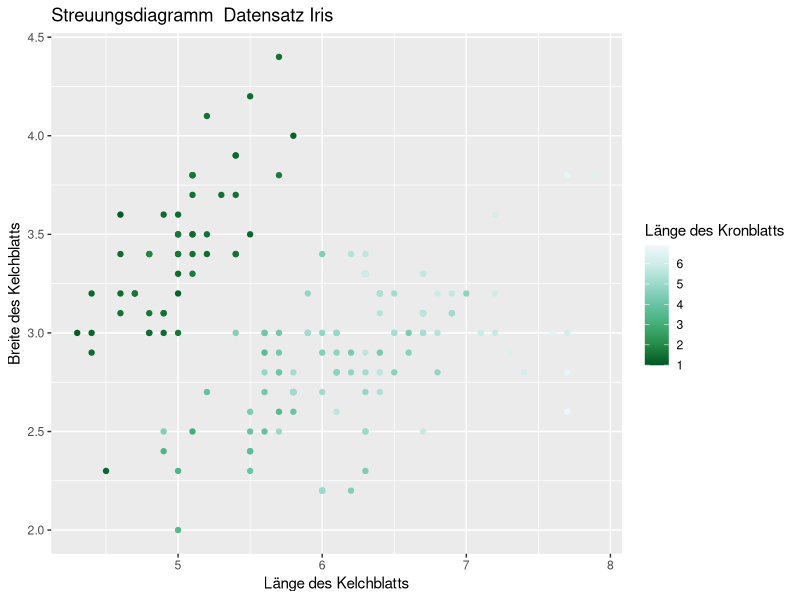
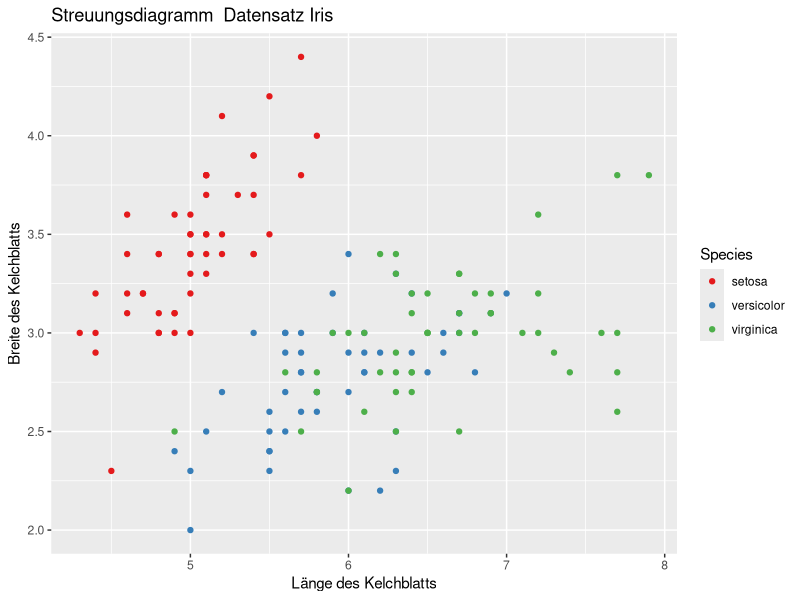
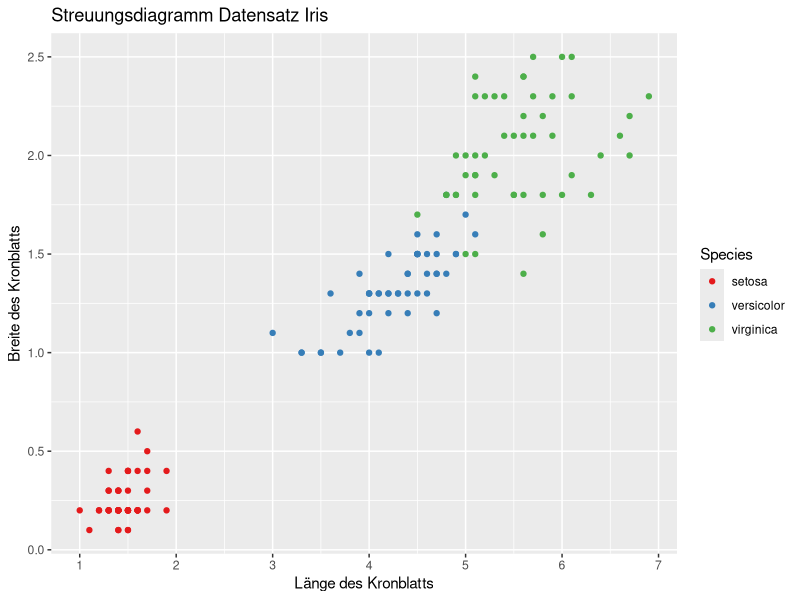
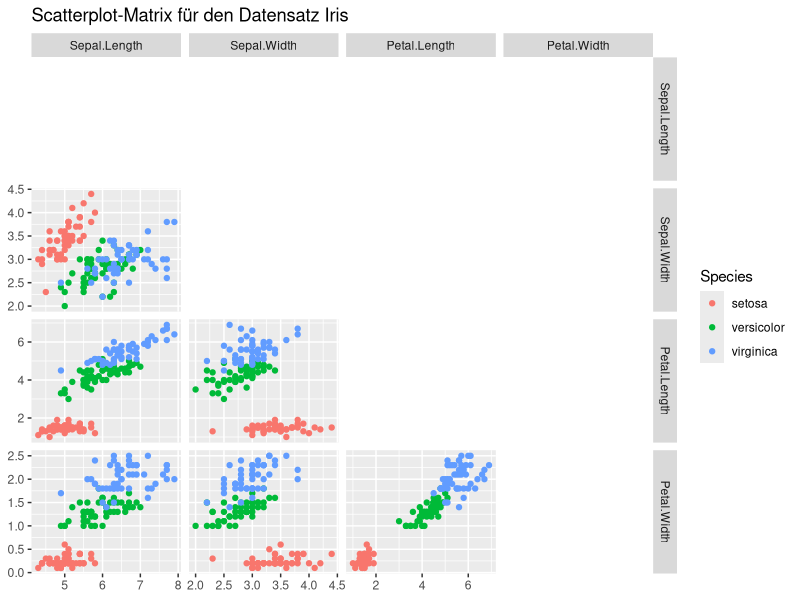
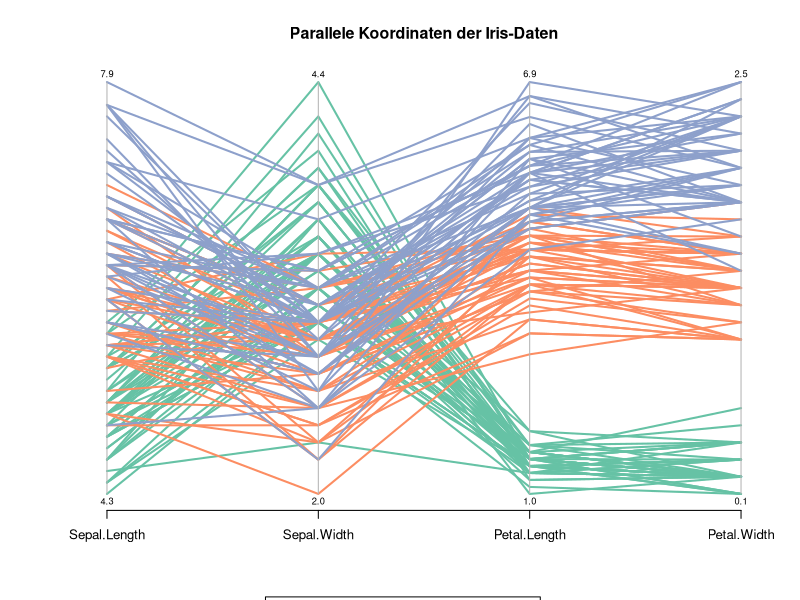
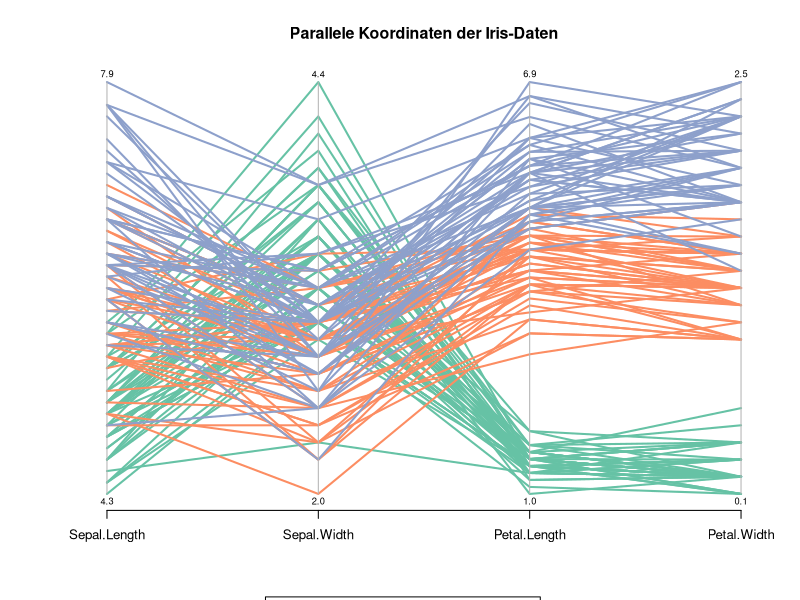
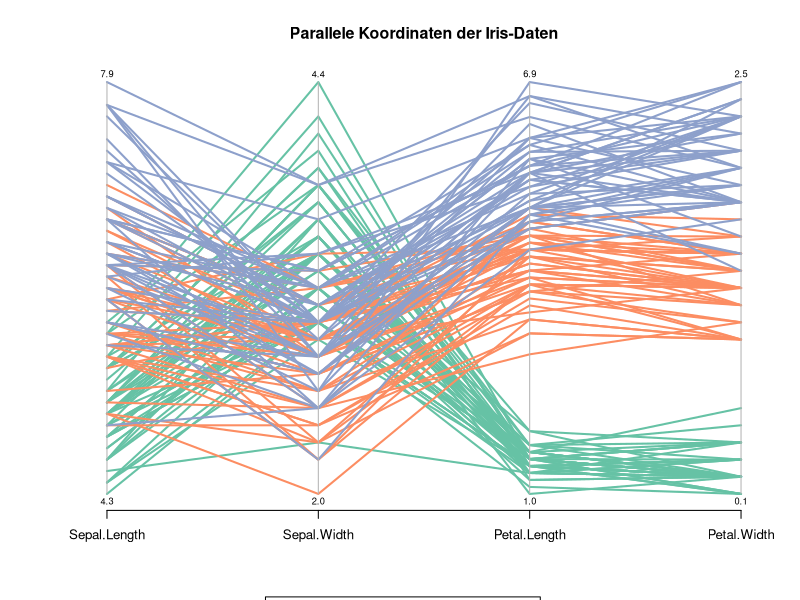

These charts were generated, in order, by the following R code:
## ---- chunk 1
knitr::opts_chunk$set(echo = TRUE)
library(knitr)

library(tidyverse)
library(GGally)

library(RColorBrewer)
# MASS für die Funktion parcoord
library(MASS)
myPalette <- brewer.pal(8, "Set2")
# Ausgabe von double-Werte mit  zwei Stellen hinter dem Komma
options(digits=3)
## ---- chunk 2
iris <- datasets::iris

# Die Spalte mit den Spezies ausschließen
iris2 <- iris[,-5]
# Die Spalte 5 enthält die Information zu den Spezies,
# wir speichern sie auf species_labels.
species_labels <- iris[,5]
# Drei Farben aus unserer Farbpalette für das Markieren der drei Spezies speichern
species_col <- myPalette[as.numeric(species_labels)]
## ---- chunk 3
ggplot(iris) + 
  geom_point(mapping=aes(x = Sepal.Length, 
                         y = Sepal.Width, 
                         color = Petal.Length)) +
  scale_x_continuous(breaks = seq(0.0, 8.0)) + 
  scale_color_distiller(palette="BuGn") +
  labs(
         title="Streuungsdiagramm  Datensatz Iris",
         x = "Länge des Kelchblatts",
         y = "Breite des Kelchblatts",
         color = "Länge des Kronblatts"
  )
## ---- chunk 4
ggplot(iris) + 
  geom_point(mapping=aes(x = Sepal.Length, 
                         y = Sepal.Width, 
                         color = Species)) +
  scale_x_continuous(breaks = seq(0.0, 8.0)) + 
  scale_color_brewer(palette = "Set1") +
  labs(
         title="Streuungsdiagramm  Datensatz Iris",
         x = "Länge des Kelchblatts",
         y = "Breite des Kelchblatts"
  ) 
## ---- chunk 5
petal.Plot <- ggplot(iris) + 
  geom_point(mapping=aes(x = Petal.Length, 
                         y = Petal.Width, 
                         color = Species)) +
  scale_x_continuous(breaks = seq(0.0, 8.0)) + 
  scale_color_brewer(palette = "Set1") +
  labs(
         title="Streuungsdiagramm Datensatz Iris",
         x = "Länge des Kronblatts",
         y = "Breite des Kronblatts"         
  ) 

petal.Plot
## ---- chunk 6
ggpairs(iris,
        columns=1:4,
        title="Scatterplot-Matrix für den Datensatz Iris",
        aes(color = Species),
        legend = c(2,1),
        diag = "blank",
        upper = "blank")
## ---- chunk 7
par(las = 1, mar = c(5.5, 5, 4, 2) + 0.1, cex = .8)
parcoord(iris2, col = species_col, var.label = TRUE, lwd = 2,
         main="Parallele Koordinaten der Iris-Daten")

# Eine Legende
par(xpd = TRUE)
legend(x = 1.75, y = -.25, cex = 1,
      legend = as.character(levels(species_labels)),
      fill = unique(species_col), horiz = TRUE)
par(xpd = NA)

parcoord(iris2, col = species_col, var.label = TRUE, lwd = 2,
         main="Parallele Koordinaten der Iris-Daten")
par(xpd = TRUE)
legend(x = 1.75, y = -.25, cex = 1,
      legend = as.character(levels(species_labels)),
      fill = unique(species_col), horiz = TRUE)
par(xpd = NA)

png(file="../images/irisPC.png",
    units = "cm", width=16, height=9, res=300)
par(las = 1, mar = c(5.5, 5, 4, 2) + 0.1, cex = .8)
parcoord(iris2, col = species_col, var.label = TRUE, lwd = 2,
         main="Parallele Koordinaten der Iris-Daten")
par(xpd = TRUE)
legend(x = 1.75, y = -.25, cex = 1,
      legend = as.character(levels(species_labels)),
      fill = unique(species_col), horiz = TRUE)
par(xpd = NA)
dev.off()
